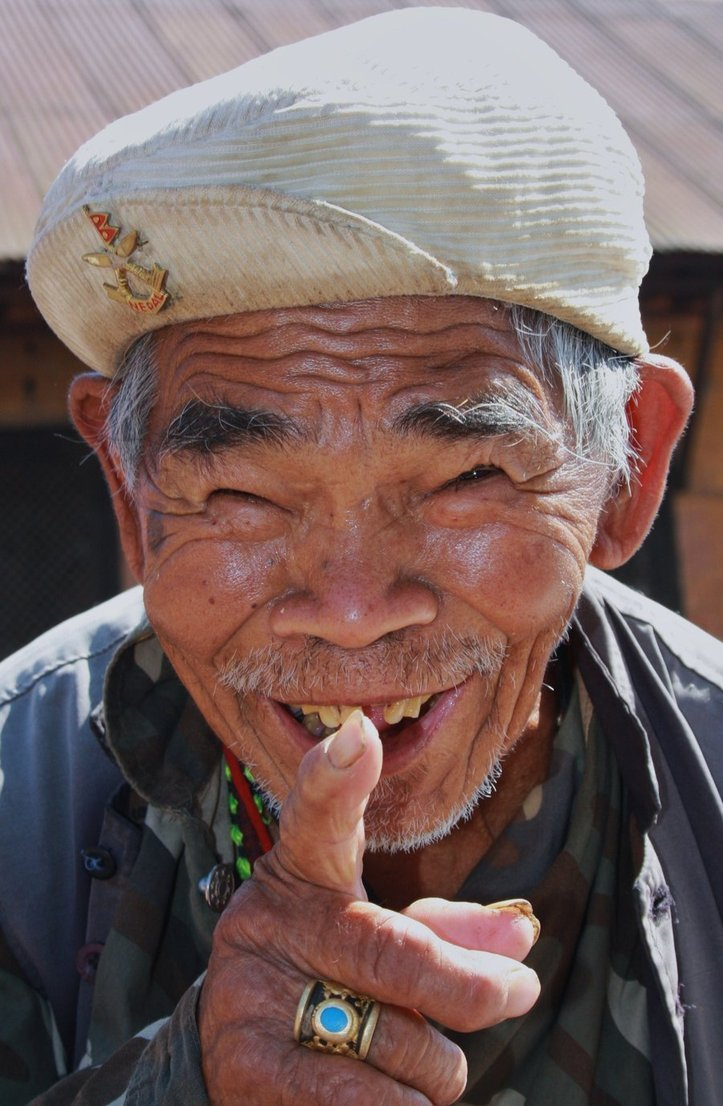
#> input picture Modules/IMG.jpg, 723 x 1106 px
$ python opencv_demo.py
#> lines starting #> are read from the running program, lines starting #| are printed output that depends on the picture; after the words box and inside, x2 and y2 are one past the last pixel; in counts of white or black regions, pixels touching at a corner belong together
import random

import cv2

img = cv2.imread('IMG.jpg',1)
#> img is the input picture: shape (1106, 723, 3); mean B, G, R 96.6, 99, 118.6
img = cv2.resize(img,(700,800))
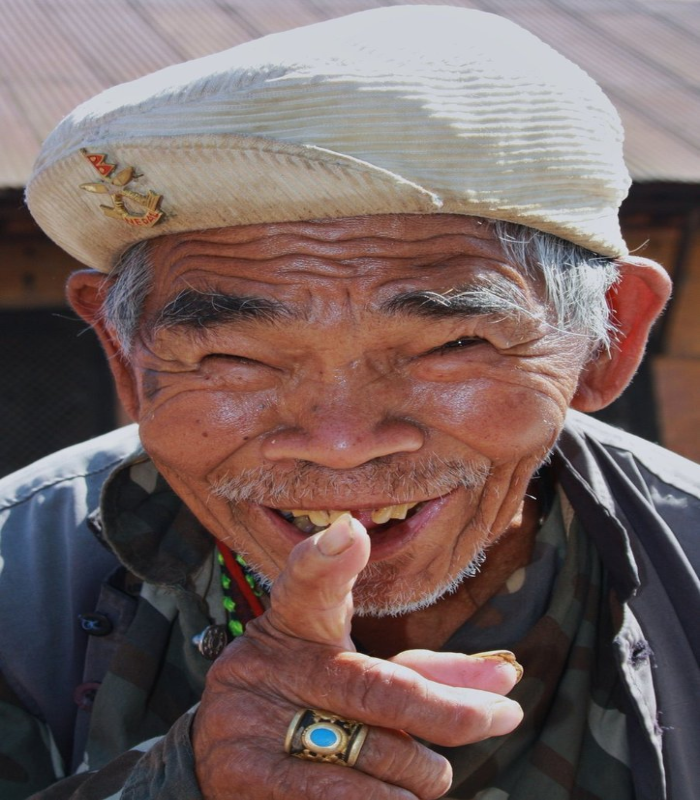
#> img: shape (800, 700, 3); mean B, G, R 96.5, 98.9, 118.5
#img = cv2.rotate(img,cv2.ROTATE_90_CLOCKWISE)
print(type(img))
#| <class 'numpy.ndarray'>
#print(img)
#print(img.shape) # 3*3 matrix of pixels(height,width,channels)=(rows,columns,color space(BGR))

#Changing pixels in the image
#Looping through first 100 rows of the image along the width
for i in range(100):
    for j in range(img.shape[1]):   #0:rows,1:coloumns,2:colors
        img[i][j] = [random.randint(0,255),random.randint(0,255),random.randint(0,255)]
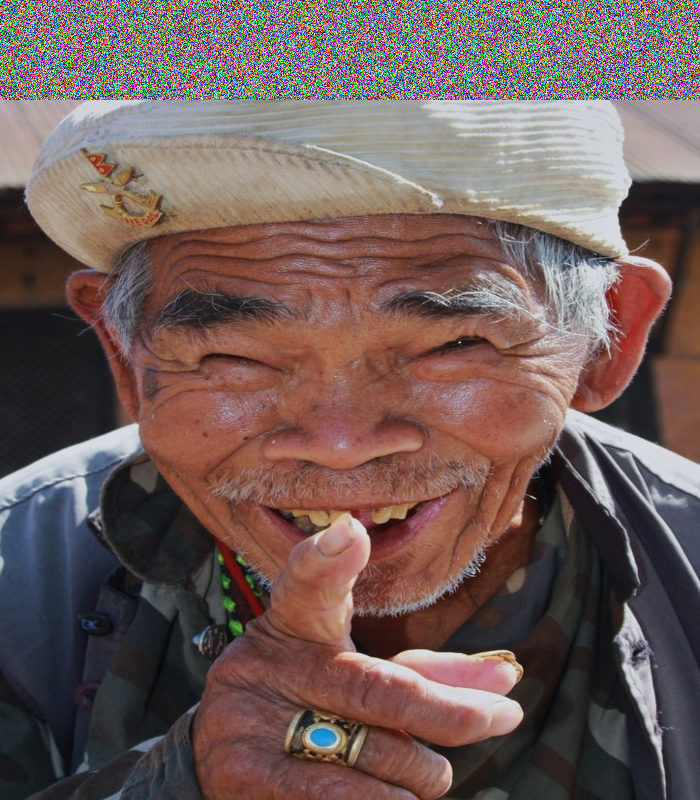
#> img: shape (800, 700, 3); 12.5% of pixels changed, all inside (x1, y1, x2, y2) = (0, 0, 700, 100)

#Copy and paste parts of image
tag = img[400:600,600:800]
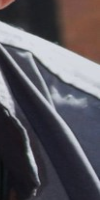
#> tag: shape (200, 100, 3); mean B, G, R 92.7, 86.1, 89.6
img[100:300,500:600] = tag
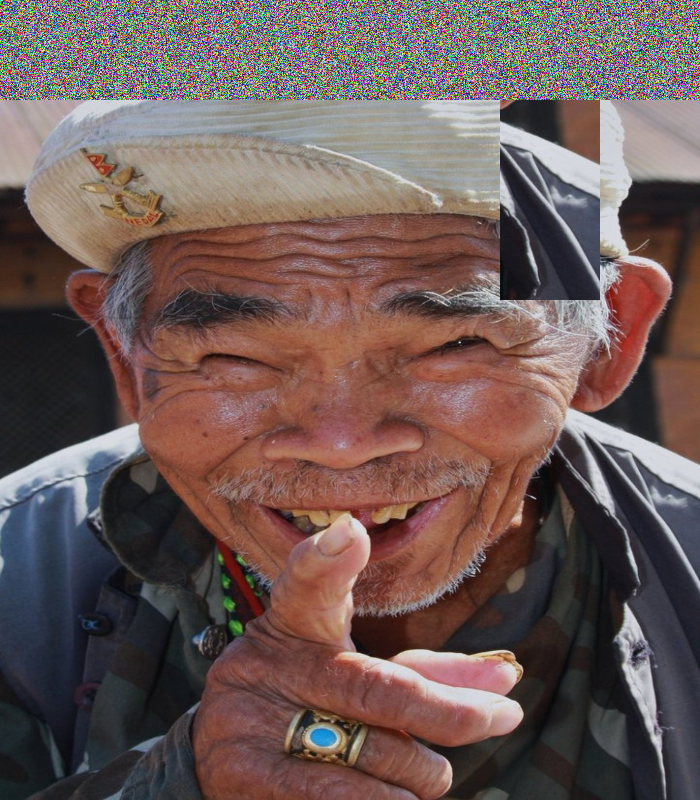
#> img: shape (800, 700, 3); 3.57% of pixels changed, all inside (x1, y1, x2, y2) = (500, 100, 600, 300)

cv2.imshow('image',img)
cv2.waitKey(10000)  #Waiting for 10 secs
cv2.destroyAllWindows()
cv2.waitKey(1)              # Stack overflow soln to close the window
cv2.waitKey(1)
#cv2.waitKey(1)
#cv2.waitKey(1)
